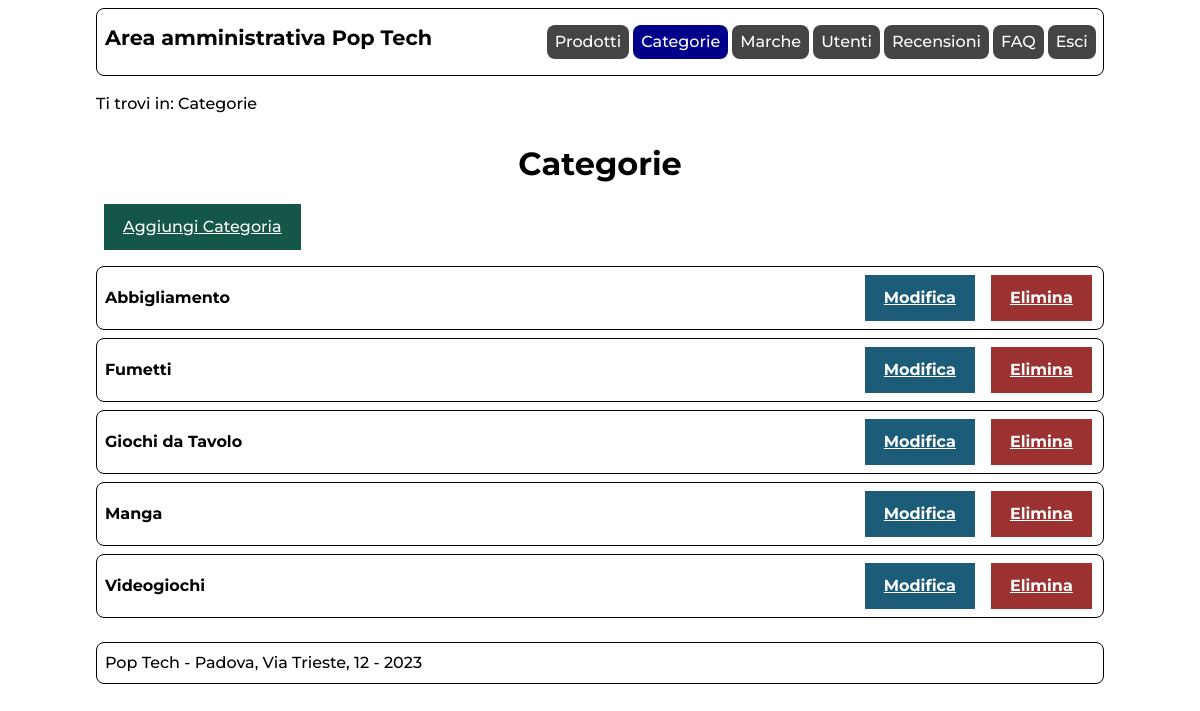
Screenshot of /admin/categorie.php (signed in) with the database file from the repository.
### tables this page shows
CREATE TABLE `categoria` (
  `ID` int(11) UNSIGNED NOT NULL,
  `nome` varchar(100) NOT NULL,
  `inPrimaPagina` tinyint(1) NOT NULL,
  `keywords` varchar(500) NOT NULL,
  `descrizione` varchar(500) NOT NULL
);

### includes/connection.php (called while the page is built, shortened)
<?php
class DBAccess{
    private $connection;
    public function open_connection(){
        $this->connection = mysqli_connect(DBAccess::HOST_DB, DBAccess::USERNAME, DBAccess::PASSWORD, DBAccess::DATABASE_NAME);
        if(mysqli_connect_errno()) {
            echo "Errore di connessione al database: " . mysqli_connect_error();
            return false;
        }
        else{
            return true;
        }
    }
    public function exec_select_query($query){
        $res = mysqli_query($this->connection, $query) or die("Errore DB: ".mysqli_error($this->connection));
        if(mysqli_num_rows($res)==0){
            return array();
        }else{
            $resArray = array();
            while($row = mysqli_fetch_assoc($res)){
                array_push($resArray,$row);
            }
            return $resArray;
        }
    }
}
?>

### admin/categorie.php (the view, shortened to what this page needs)
<?php
    require_once "../includes/connection.php";
    require_once "../includes/utilities.php";
    $template = file_get_contents('layouts/layout.html');
    $pageID = 'categorie';
    $title = "Pop Tech";
    $breadcrumbs = '<p>Ti trovi in: Categorie</p>';
    if(!isLoggedIn(true)){
        $content = getAdminLoggedOutError();
    }else{
        $content = "<h1>Categorie</h1>";
        $content .= '<a href="categoria.php" class="btn btn-green" >Aggiungi Categoria</a>';
        $connection = new DBAccess();
        if($connection->open_connection()){
            $categories = $connection->exec_select_query('SELECT id, nome FROM categoria ORDER BY nome;');
            foreach($categories as $category){
                $content .= '<div class="listItem">';
                    $content .= '<span>'.parse_lang($category['nome']).'</span>';
                    $content .= '<span><a href="categoria.php?id='.$category['id'].'" class="btn btn-info" title="Modifica '.parse_lang($category['nome'],true).'">Modifica</a>';
                    $content .= '<a href="delete.php?id='.$category['id'].'&type=categoria" class="btn btn-danger" title="Elimina '.parse_lang($category['nome'],true).'">Elimina</a></span>';
                $content .= '</div>';
            }
        }else{
            $content .= getDBConnectionError(true);
        }
    }
    $menu = get_admin_menu();
    $template = str_replace('{{menu}}',$menu,$template);
    $template = str_replace('{{onload}}','',$template);
    $template = str_replace('{{pageID}}',$pageID,$template);
    $template = str_replace('{{title}}',$title,$template);
    $template = str_replace('{{breadcrumbs}}',$breadcrumbs,$template);
    $template = str_replace('{{content}}',$content,$template);
    echo $template;
?>

### styles/admin.css (style rules this page uses)
html,body { font-size: 100%; line-height: 1.5em; height: 100%; margin: auto; }
body { max-width: 1024px; margin: auto; padding: 0em; font-family: 'Montserrat',Arial, Helvetica, sans-serif; }
:root { --acolor: darkblue; --avisitedcolor: purple; --ahovercolor: blue; --libgcolor: #444444; --liabgcolor: #fff; --bordercolor: #000; --itemhovercolor: lightgray; --btncolor:#FFF; --btnbgcolor: #145749; --btnbordercolor: #145749; --btninfobordercolor: #1d5c78; --btninfobgcolor: #1d5c78; --btndangerbgcolor: #9b3131; --btndangerbordercolor: #9b3131; --inputborder: gray; --successcolor: #114c3d; --successbgcolor: #cdf9eb; --successbordercolor: #114c3d; --errorcolor: #4d0202; --errorbgcolor: #edb7ba; --errorbordercolor: #4d0202; }
a { color: var(--acolor); text-decoration: underline; }
nav#menu h1 { flex-grow: 1; font-size: 1.3em; }
nav#menu { display: flex; padding: 0em 0.2em 0em 0.5em; margin: 0.5em; border: 1px solid var(--bordercolor); border-radius: 0.5em; }
nav#breadcrumbs { margin: 0.5em; }
.listItem { padding: 0em 0.2em 0em 0.5em; margin: 0.5em 0em 0.5em 0em; border: 1px solid var(--bordercolor); border-radius: 0.5em; display: flex; flex-wrap: wrap; text-align: center; align-items: center; justify-content: space-between; }
.listItem span { font-weight: bold; }
.btn { font-family: 'Montserrat',Arial, Helvetica, sans-serif; text-align: center; padding: .5em 1em .5em 1em; cursor: pointer; display: inline-block; text-align: center; border: 3px solid var(--bordercolor); }
.btn-green,.btn-green:visited,.btn-green:hover { background-color: var(--btnbgcolor); border-color: var(--btnbordercolor); color:var(--btncolor); }
.btn-info, .btn-danger, .btn-green { display: inline-block; margin: 0.5em; }
.btn-info,.btn-info:visited,.btn-info:hover { background-color: var(--btninfobgcolor); border-color: var(--btninfobordercolor); color: var(--btncolor); }
.btn-danger,.btn-danger:visited,.btn-danger:hover { background-color: var(--btndangerbgcolor); border-color: var(--btndangerbordercolor); color: var(--btncolor); }
main { padding: 0.5em; }
main h1 { padding: 0.3em; padding-top: 0.1em; text-align: center; margin: 0.3em; }
#content:after { content: ""; display: block; }
footer { display: flex; flex-direction: row; justify-content: space-between; flex-wrap: wrap; margin-top: auto; padding: 0.5em; margin: 0.5em; border: 1px solid black; border-radius: 0.5em; }

### styles/adminMobile.css (style rules this page uses)
nav#menu h1 { flex: 100% 0 0; }
nav#menu { flex: 100% 0 0; flex-wrap: wrap; }
.listItem span { flex:100% 0 1; margin-bottom: 0.3em; }
main { padding: 0.5em; }
main h1 { line-height: 1; }
.btn-green { display: flex; justify-content: center; align-items: center; }

### styles/print.css (style rules this page uses)
html,body { font-size: 12pt; line-height: 1.5em; }
body { margin: auto; font-family: "Times New Roman", serif; }
a:not([href*="#"]):not([href*="http"]):after { content: " ( http://tecweb.studenti.math.unipd.it/gmoretto/" attr(href) " )"; }
footer { margin-top: 0.5cm; text-align: center; }
#menu { display: none; }
.btn, textarea, select { display: none; }
#admin_prodotti #breadcrumbs, #admin_categorie #breadcrumbs, #admin_marche #breadcrumbs, #admin_utenti #breadcrumbs, #admin_recensioni #breadcrumbs, #admin_faqs #breadcrumbs, #admin_loginPage #breadcrumbs { display: none; }

### rows the page displays
categoria: nome "Abbigliamento"
categoria: nome "Fumetti"
categoria: nome "Giochi da Tavolo"
categoria: nome "Manga"
categoria: nome "Videogiochi"

### other values shown
$template "Area amministrativa Pop Tech Pop Tech - Padova, Via Trieste, 12 - 2023"
$names[$i] "Prodotti"
$names[$i] "Categorie"
$names[$i] "Marche"
$names[$i] "Utenti"
$names[$i] "Recensioni"
$names[$i] "FAQ"
